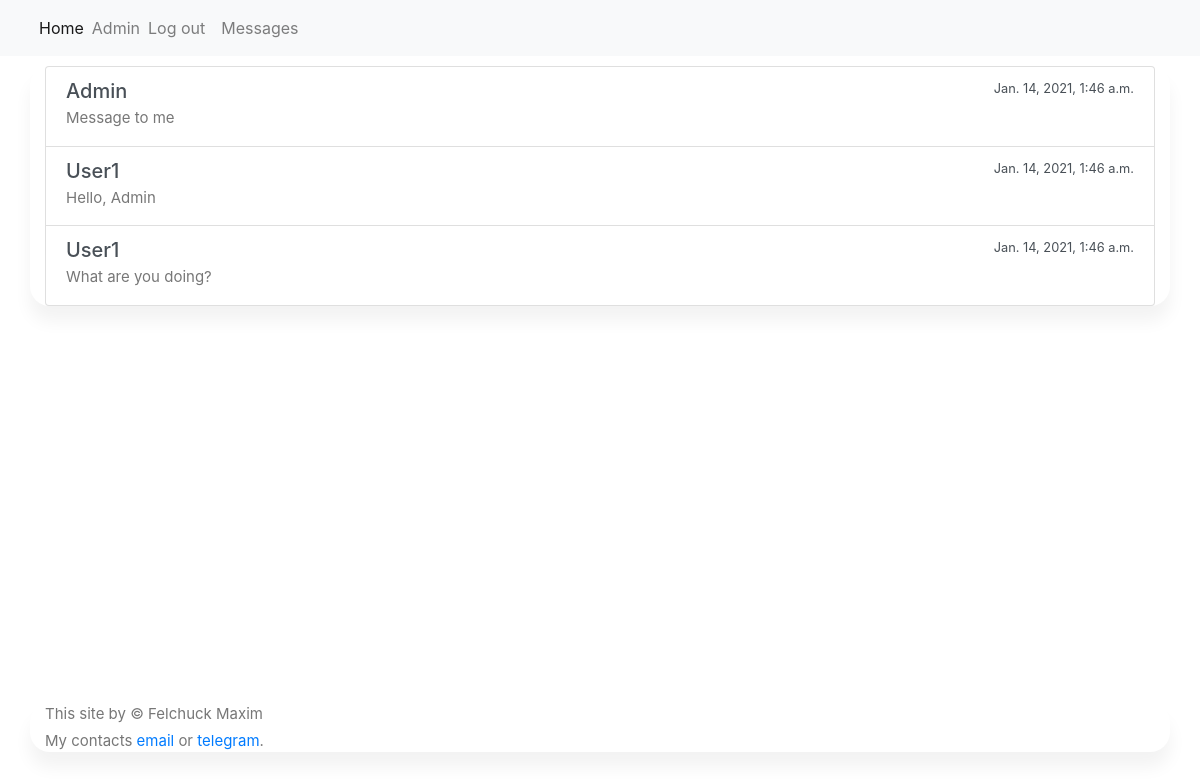
The app's page /show_messages/ (signed in) with its own data.
### messenger/models.py (models this page shows, shortened)
class Message(models.Model):
    user = models.ForeignKey(User, null=False, blank=True, default=None, on_delete=models.CASCADE, related_name="users_massage")
    from_user = models.ForeignKey(User, null=False, blank=True, default=None, on_delete=models.CASCADE, related_name="from_user")
    text_message = models.TextField(blank=True, default=None, null=False)
    created = models.DateTimeField(default=datetime.today())
    class Meta:
        verbose_name = "Message"
        verbose_name_plural = "Messages"

### messenger/views.py (the view)
# urls.py: path('show_messages/', show_messages, name="show_messages"),
@login_required()
def show_messages(request):
    messages = []
    for message in Message.objects.all():
        if message.user == request.user:
            messages.append(message)
    context = {
        "messages": messages
    }
    return render(request, "messages.html", context)

### templates/messages.html (shortened to what this page needs)
{% extends "main.html" %}
{% load static %}
{% block content %}
    <div class="container">
        <ul class="list-group">
            {% for letter in messages %}
                <a href="/write/{{ letter.from_user }}" class="list-group-item list-group-item-action" aria-current="true">
                    <div class="d-flex w-100 justify-content-between">
                      <h5 class="mb-1">{{ letter.from_user.username }}</h5>
                      <small>{{ letter.created }}</small>
                    </div>
                <p class="mb-1">{{ letter.text_message }}</p>
              </a>
            {% endfor %}
        </ul>
    </div>
{% endblock %}

### templates/main.html (shortened to what this page needs)
{% load static %}
<!DOCTYPE html>
<html lang="en">
<head>
    <link rel="stylesheet" href="{% static "fonts/material-icon/css/material-design-iconic-font.min.css" %}">
    <link rel="stylesheet" href="{% static "css/style.css" %}">
</head>
<body>
    {% include "navbar.html" %}
    {% block content %}
    {% endblock %}
    {% include "footer.html" %}
</body>
</html>

### templates/navbar.html (shortened to what this page needs)
{% load static %}
<link rel="stylesheet" href="{% static "css/bootstrap.min.css" %}">
<header class="d-flex flex-column flex-md-row align-items-center p-3 px-md-4 mb-3 bg-white border-bottom shadow-sm">
<nav class="navbar navbar-expand-md navbar-light fixed-top bg-light">
  <div class="container-fluid">
    <div class="collapse navbar-collapse" id="navbarSupportedContent">
      <ul class="navbar-nav me-auto mb-2 mb-lg-0">
        <li class="nav-item">
          <a class="nav-link active" aria-current="page" href="/">Home</a>
        </li>
                    {% if user.is_authenticated %}
                        <span class="navbar-text ">
                        <li>{{ user.username }}</li>
                         </span>
                                <li class="nav-item">
                                  <a class="nav-link" href="/accounts/logout/">Log out</a>
                                </li>
                    {% endif %}
                                <li class="nav-item">
                                  <a class="nav-link" href="/show_messages/">Messages</a>
                                </li>
      </ul>
    </div>
  </div>
</nav>
</header>

### templates/footer.html
<footer class="text-muted py-5">
  <div class="container">
    <p class="mb-1">This site by &copy; Felchuck Maxim </p>
    <p class="mb-0">My contacts <a href="mailto:felchuck@yandex.ru">email</a> or <a href="https://t.me/Yomaxxx">telegram</a>.</p>
  </div>
</footer>

### static/css/style.css (style rules this page uses)
body { height:100vh; margin:0; }
header { min-height:50px; }
footer { min-height:50px; }
body { display:flex; flex-direction:column; }
footer { margin-top:auto; }
p { margin-bottom: 0px; font-size: 15px; color: #777; }
body { font-size: 13px; line-height: 1.8; color: #222; background: #f8f8f8; font-weight: 400; font-family: Poppins; }
.container { width: 900px; background: #fff; margin: 0 auto; box-shadow: 0px 15px 16.83px 0.17px rgba(0, 0, 0, 0.05); -moz-box-shadow: 0px 15px 16.83px 0.17px rgba(0, 0, 0, 0.05); -webkit-box-shadow: 0px 15px 16.83px 0.17px rgba(0, 0, 0, 0.05); -o-box-shadow: 0px 15px 16.83px 0.17px rgba(0, 0, 0, 0.05); -ms-box-shadow: 0px 15px 16.83px 0.17px rgba(0, 0, 0, 0.05); border-radius: 20px; -moz-border-radius: 20px; -webkit-border-radius: 20px; -o-border-radius: 20px; -ms-border-radius: 20px; }
@media screen and (max-width: 1200px) { .container { width: calc( 100% - 30px); max-width: 100%; } }
@media screen and (min-width: 1024px) { .container { max-width: 1200px; } }

### records on screen
Message: from_user.username "Admin", created "Jan. 14, 2021, 1:46 a.m.", text_message "Message to me"
Message: from_user.username "User1", created "Jan. 14, 2021, 1:46 a.m.", text_message "Hello, Admin"
Message: from_user.username "User1", created "Jan. 14, 2021, 1:46 a.m.", text_message "What are you doing?"

### other values on screen
{{ user.username }} "Admin"
